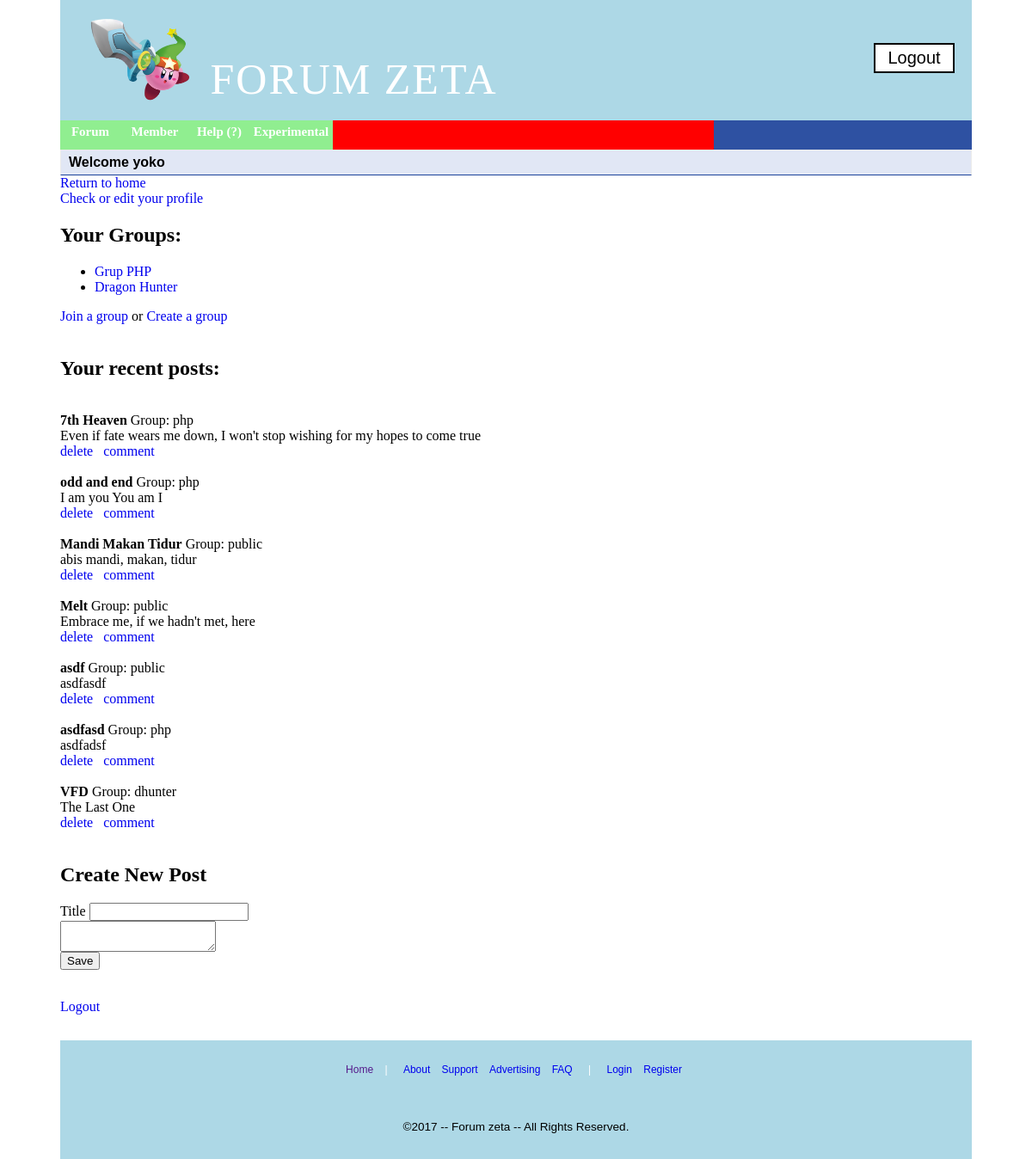
Page /home.php (signed in) on the earlier database version.
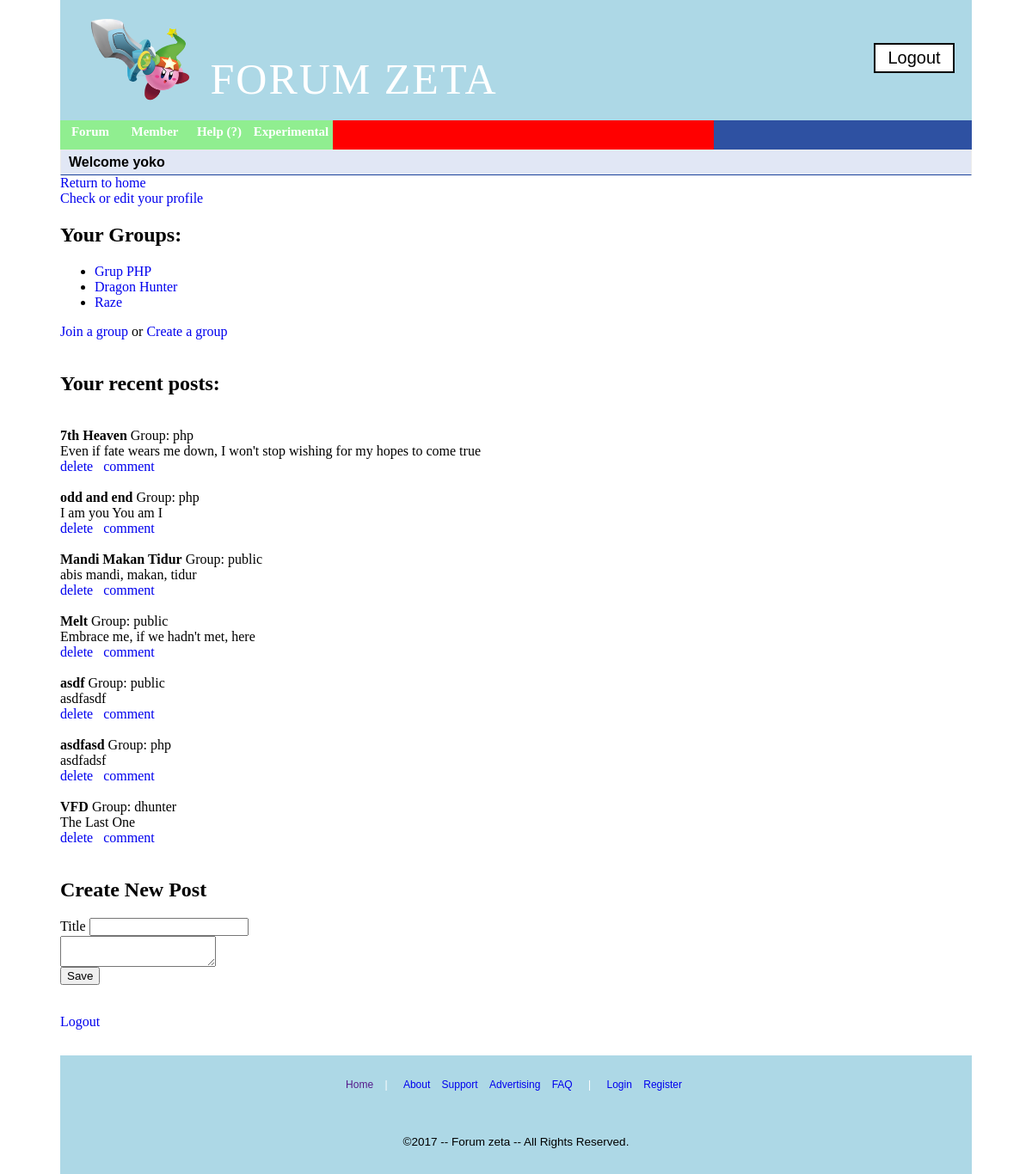
Same page on the later database version.
### tables this page shows
CREATE TABLE `member` (
  `memberId` int(11) NOT NULL,
  `userName` varchar(30) NOT NULL,
  `groupId` varchar(20) NOT NULL
);

CREATE TABLE `forumgroup` (
  `idGroup` varchar(20) NOT NULL,
  `groupName` varchar(20) NOT NULL,
  `totalUser` int(40) NOT NULL,
  `groupAdmin` varchar(30) NOT NULL,
  `mainPost` text NOT NULL,
  `timeStamp` datetime NOT NULL
);

CREATE TABLE `post` (
  `idPost` int(11) NOT NULL,
  `userName` varchar(30) NOT NULL,
  `groupId` varchar(20) NOT NULL,
  `title` varchar(20) NOT NULL,
  `content` text NOT NULL,
  `timestamp` datetime NOT NULL
);

### database.php (called while the page is built, shortened)
<?php
	class Database {
		private $conn;
		function __construct() {
			$this->conn = mysqli_connect("localhost", "root", "", "forum");
		}
		function fetch($query) {
			$result = $this->conn->query($query);
			$retval = array();
			while ($row = mysqli_fetch_array($result)) {
				array_push($retval, $row);
			}
			return $retval;
		}
	}
	class userDB extends Database {
		function getGroups($userName) {
			$query = "SELECT groupId, groupName FROM member LEFT JOIN forumgroup ON member.groupId = forumgroup.idGroup WHERE member.userName = '$userName'";
			return $this->fetch($query);
		}
	}
	class postDB extends Database {
		function selectByUsr($username) {
			$query = "SELECT * FROM post WHERE userName = '$username' ORDER BY timestamp ASC";
			return $this->fetch($query);
		}
	}
?>

### profile.php (the view, shortened to what this page needs)
		<?php die();
	$posts = $dbPost->selectByUsr($username); ?>
	<a href="index.php?page=persona&user=<?php echo $username; ?>">Check or edit your profile</a>
	<h2>Your Groups:</h2>
<?php	if (count($groups) == 0) {
			echo "<br>You don't have any groups yet<br>"; ?>
<?php } else { ?>
	<ul>
	<?php foreach ($groups as $g) { ?>
		<li>
			<a href="home.php?page=group&idGroup=<?php echo $g['groupId'];?>"><?php echo $g['groupName']; ?></a>
		</li>
	<?php } ?>
	</ul>
		<?php } ?>
	<a href="search.php">Join a group</a>
	or
	<a href="home.php?page=newGroup">Create a group</a><br><br>
		<h2>Your recent posts:</h2>
		<?php if (count($posts) == 0) {
			echo "Empty post.<br>";
		} else {
	?>
		<br>
		<?php foreach ($posts as $p) { ?>
			<div>
				<b><?php echo $p['title']; ?></b>
				Group: <?php echo $p['groupId']?>
				<br>
				<?php echo $p['content']; ?>
				<br>
				<a href="index.php?page=delPos&postId=<?php echo $p['idPost']; ?>">delete</a>
				<a href="index.php?page=comment&post=<?php echo $p['idPost']; ?>">comment</a>
			</div>
			<br>
		<?php } ?>
	<?php } ?>

Differences in the rows shown:
added member: groupId.groupName "Raze"
